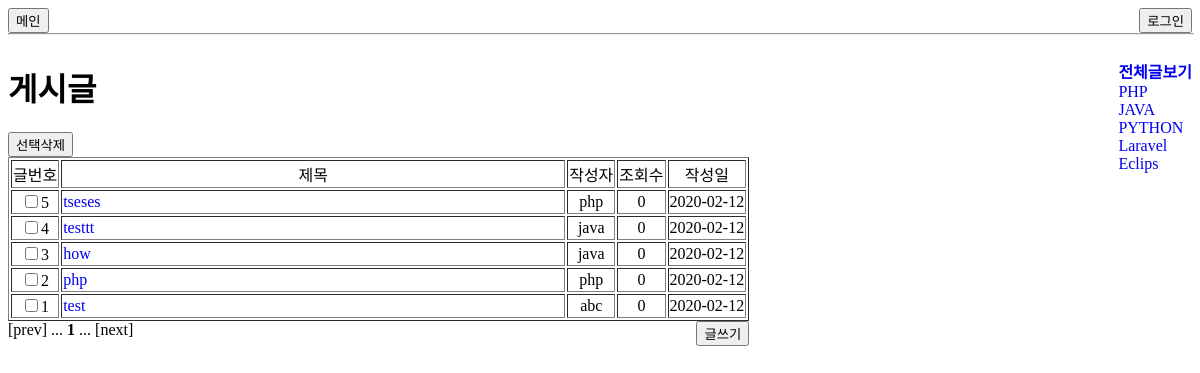
/list.php, run on an earlier commit of the app's database.
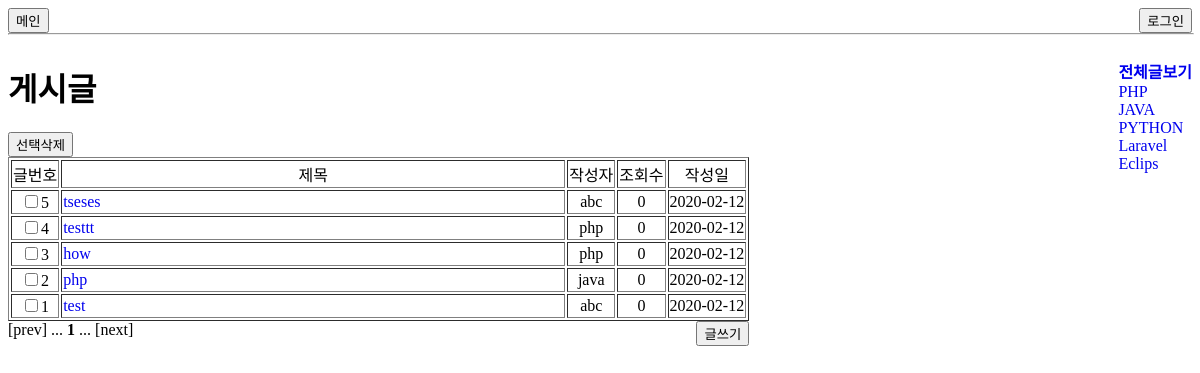
And on a later commit of the database.
### tables this page shows
create table contents_tb(
	content_no int primary key auto_increment,
    title varchar(20) not null,
    content mediumtext,
	user_no int,
    category_no int,
    write_dt datetime,
    view_cnt int default 0,
    foreign key (user_no) references user_tb(user_no) on delete cascade,
    foreign key (category_no) references category_tb(category_no) on delete cascade
)default charset = utf8;

create table category_tb(
	category_no int primary key auto_increment,
    category_nm varchar(20) 
)default charset = utf8;

### list.php (the view, shortened to what this page needs)
<!DOCTYPE html>
<html>
<head>
    <link rel="stylesheet" href="list.css">
</head>
<body>
<header>
    <div class='header'>
        <button id="main" onclick="location.href='main.php'">메인</button>
    <?php
    if(isset($_SESSION['id']))
    {   $id = $_SESSION['id'];
        ?>
        <button onclick="location.href='logout.php'"> 로그아웃</button>
        <a href="mypage.php"><button>마이페이지</button></a>
        <?php
        print '<div id="name">'.$id.' 님</div>';
    }
    else
    {?>
        <button onclick="location.href='login.html'"> 로그인</button>
        <?php
    }
    ?>
    </div>
</header>
<hr>
<div class="main">
<div class='main_content'>
<h1>게시글</h1>
<?php
$pdo = DB_conn();
try
{   $query = "SELECT is_admin from user_tb where id='$id'";
    $stmh = $pdo->prepare($query);
    $stmh->execute();
}
catch(PDOException $e){print 'err: '.$e->getMessage();}
$row = $stmh->fetch(PDO::FETCH_ASSOC);
$power = $row['is_admin'];
if($power==0)
{?>
    <form action="delete.php" method="POST">
        <input type="submit" value="선택삭제">
<?php
}
$page_set = 10;
$block_set = 5;
$category = 0;
$category_nm = '';
try
{
    if($category>0)
    {   $query = "SELECT count(content_no) as total FROM list_view where category_no=$category";
        $stmh=$pdo->prepare($query);
        $stmh->execute();
    }
    else
    {   $query = "SELECT count(content_no) as total FROM list_view";
        $stmh=$pdo->prepare($query);
        $stmh->execute();
    }
}
catch(PDOException $e)
{   print 'err: '. $e->getMessage();   }
$row=$stmh->fetch(PDO::FETCH_ASSOC);
$total = $row['total'];
$total_page = ceil ($total / $page_set);
$total_block = ceil ($total_page / $block_set);
$page = 1;
$block = ceil ($page / $block_set);
$limit_idx = ($page - 1) * $page_set;
try
{
    if($category>0)
    {   $query = "SELECT * from list_view where category_no=$category order by content_no desc limit $limit_idx, $page_set";
        $stmh=$pdo->prepare($query);
        $stmh->execute();
        ?>
        <script> // 카테고리 이름으로 게시판 이름 변경
            $(document).ready(function(){
                $("h1").text("<?= $category_nm ?>");
            });
        </script>
        <?php
    }
    else
    {   $query = "SELECT content_no,title,id,view_cnt,write_dt from show_view order by content_no desc limit $limit_idx, $page_set";
        $stmh=$pdo->prepare($query);
        $stmh->execute();
    }
}
catch(PDOException $e)
{   print 'err: '. $e->getMessage();   }
?>
<table border=1>
    <tr align="center">
        <td>글번호</td><td>제목</td><td>작성자</td><td>조회수</td><td>작성일</td>
    </tr>
<?php
if($power==0)
{   while($row=$stmh->fetch(PDO::FETCH_ASSOC))
    {   print "<tr>";
        print "<td align=center><input type='checkbox' name='check[]' value='".$row['content_no']."'>" . $row['content_no'] . "</td>";
        print "<td width=500px><a href='show.php?content_no=". $row['content_no'] ."'>" . $row['title'] . "</a></td>";
        print "<td align=center>".$row['id']."</td>";
        print "<td align=center>".$row['view_cnt']."</td>";
        $date = $row['write_dt'];
        $dateVal = substr($date,0,10);
        print "<td align=center>".$dateVal."</td>";
        print "</tr>";
    }
}
?>
</table>
<?php
$first_page = (($block - 1) * $block_set) + 1;
$last_page = min ($total_page, $block * $block_set);
$prev_page = $page - 1;
$next_page = $page + 1;
$prev_block = $block - 1;
$next_block = $block + 1;
$prev_block_page = $prev_block * $block_set;
$next_block_page = $next_block * $block_set - ($block_set - 1);
print ($prev_page > 0) ? "<a href='".$_SERVER['PHP_SELF']."?page=$prev_page'>[prev]</a> " : "[prev] ";
print ($prev_block > 0) ? "<a href='".$_SERVER['PHP_SELF']."?page=$prev_block_page'>...</a> " : "... ";
for ($i=$first_page; $i<=$last_page; $i++)
{   print ($i != $page) ? "<a href='".$_SERVER['PHP_SELF']."?category=$category&page=$i'>$i</a> " : "<b>$i</b> ";
}
print ($next_block <= $total_block) ? "<a href='".$_SERVER['PHP_SELF']."?page=$next_block_page'>...</a> " : "... ";
print ($next_page <= $total_page) ? "<a href='".$_SERVER['PHP_SELF']."?page=$next_page'>[next]</a>" : "[next]";
?>
<button onclick="location.href='insert.php'">글쓰기</button>
</div>
<div class='category'>
    <ul>
        <a href="list.php?category=0"><li><b>전체글보기</b></li></a>
        <?php
        try
        {   $query = "SELECT * from category_tb";
            $stmh = $pdo->prepare($query);
            $stmh->execute();
        }
        catch(PDOException $e){ print 'err: '.$e->getMessage(); }
        while($row=$stmh->fetch(PDO::FETCH_ASSOC))
        {   $cg_no = $row['category_no'];
            $cg_nm = $row['category_nm'];
            print "<a href='list.php?category=$cg_no'><li>$cg_nm</li></a>";
        }
        ?>
    </ul>
</div>
</div>
</body>
</html>

### list.css (style rules this page uses)
.main { margin:0 auto; }
.main_content { float: left; }
.category { float: right; }
ul { list-style: none; }
a:link { text-decoration: none; }
button { float: right; }
hr { width:100%; top:26px; }
#main { float: left; }

What changed in the data, as far as the page shows it:
computed for contents_tb "tseses": id "php" → "abc"
computed for contents_tb "testtt": id "java" → "php"
computed for contents_tb "how": id "java" → "php"
changed contents_tb "php": id "php" → "java"
